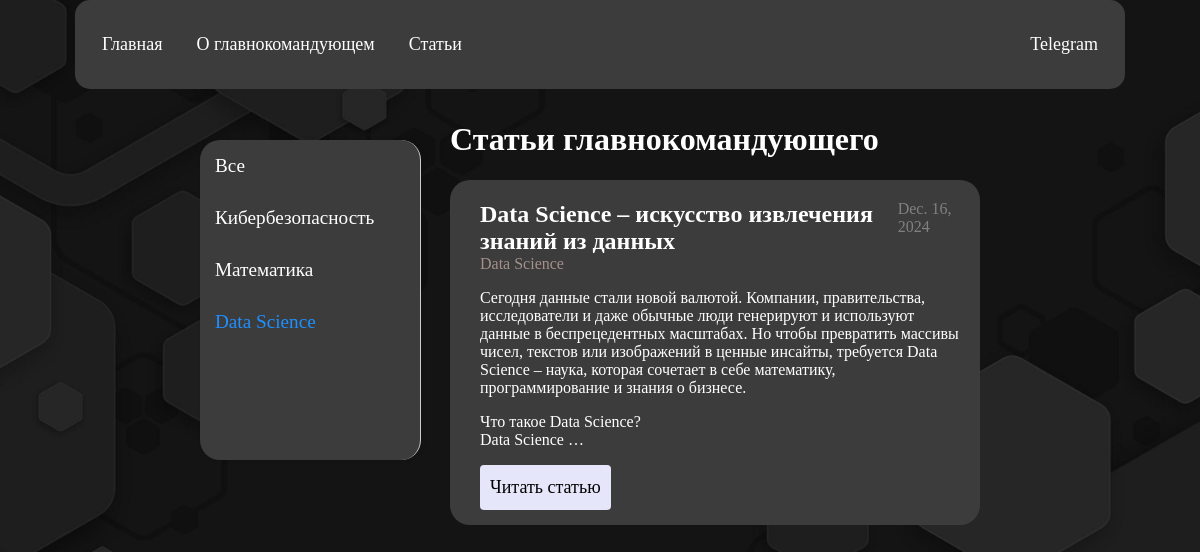
The app's page /articles/3/ with its own data.
### pictures/models.py (models this page shows, shortened)
class Post(models.Model):
    title = models.CharField(max_length=20)
    content = models.TextField(blank=True)
    date = models.DateField(auto_now_add=True)
    cat_id = models.ForeignKey('Category', on_delete=models.PROTECT)

class Category(models.Model):
    name = models.CharField(max_length=20)

### pictures/views.py (the view)
# urls.py: path('articles/<int:cat_id>/', views.articles, name='articles'),
def articles(request, cat_id):
    categories = Category.objects.all()
    if cat_id == 0:
        posts = Post.objects.all()  # Все посты
    else:
        posts = Post.objects.filter(cat_id=cat_id)
    data = {'posts': posts, 'cats_db': categories, 'active_cat': cat_id}
    return render(request, 'pictures/articles.html', context=data)

### pictures/templatetags/pictures_tags.py (called while the page is built)
@register.simple_tag()
def getCategories():
    return views.cats_db

### pictures/templates/pictures/articles.html
{% extends 'base.html' %}
{% block content%}
{% load pictures_tags %}
<div class="content-wrapper">
    <nav class="panel">
    {% getCategories as categories %}
    <a class="{% if active_cat == 0 %}active{% endif %}" href="{% url 'articles' 0 %}">Все</a>
    {% for cat in categories %}
        <a class="{% if active_cat == cat.id %}active{% endif %}" href="{% url 'articles' cat.id %}">{{ cat.name }}</a>
    {% endfor %}
</nav>
<div class="posts">
<h1>Статьи главнокомандующего</h1>
  <ul>
    {% for p in posts %}
    <li>
      <div class="post-header">
                <h2 class="title">{{ p.title }}</h2>
                <span class="date">{{ p.date }}</span>
      </div>
        <p class="cat">{{ p.cat_id.name }}</p>
      <p>{{ p.content|linebreaks|truncatewords:50 }}</p>
      <p><a href="{% url 'post' p.id %}">Читать статью</a></p>
    </li>
    {% endfor %}
  </ul>
  </div>
</div>
{% endblock %}

### pictures/static/pictures/css/style.css (style rules this page uses)
html, body { margin: 0; padding: 0; box-sizing: border-box; background: #fff url('../images/5137894.jpg') no-repeat center center; background-size: cover; height: 100%; overflow-x: hidden; scroll-behavior: smooth; }
.posts { color: white; margin-left: 250px; margin-right: 0px; }
.posts ul { padding: 0; list-style-type: none; }
.posts ul li { background: rgb(60, 60, 60); padding-top: 1px; padding-bottom: 60px; padding-left: 30px; margin-bottom: 50px; border-radius: 20px; padding-right: 20px; margin-right: 20px; margin-left: 0px; }
.posts a { float: left; color: black; text-align: center; padding: 10px; text-decoration: none; font-size: 18px; line-height: 25px; border-radius: 4px; background-color: lavender; }
.post-header { display: flex; justify-content: space-between; align-items: center; margin: 0; padding: 0; }
.post-header .title { font-size: 1.5em; margin-bottom: 0; padding-bottom: 0; }
.post-header .date { font-size: 1em; color: gray; padding-right: 0px; padding-left: 5px; margin-left: 0px; margin-bottom: 0; padding-bottom: 0; }
.content-wrapper { display: flex; margin-top: 100px; align: center; margin-left: 200px; margin-right:200px; }
.panel { position: fixed; width: 200px; background-color: rgb(60, 60, 60); border-radius: 20px; padding: 10px; display: flex; flex-direction: column; gap: 20px; border-right: 1px solid #ccc; box-shadow: 2px 0 5px rgba(0, 0, 0, 0.1); margin-right: 20px; height: calc(100vh - 500px); overflow-y: auto; z-index: 100; margin-top: 40px; }
.panel a { color: white; border-radius: 4px; text-align: left; padding: 5px; text-decoration: none; font-size: 1.2rem; }
.panel a.active { color: dodgerblue }
.cat { margin: 0; padding: 0; font-size: 1em; color: #a5908b; }

### records on screen
Post: title "Data Science – искусство извлечения знаний из данных", date "Dec. 16, 2024", cat_id.name "Data Science", content "Сегодня данные стали новой валютой. Компании, правительства, исследователи и даже обычные люди генерируют и используют данные в беспрецедентных масштабах. Но чтобы превратить массивы чисел, текстов или изображений в ценные инсайты, требуется Data Science – наука, которая сочетает в себе математику, программирование и знания о бизнесе. Что такое Data Science? Data Science …"

### other values on screen
{{ cat.name }} "Кибербезопасность" "Математика" "Data Science"
